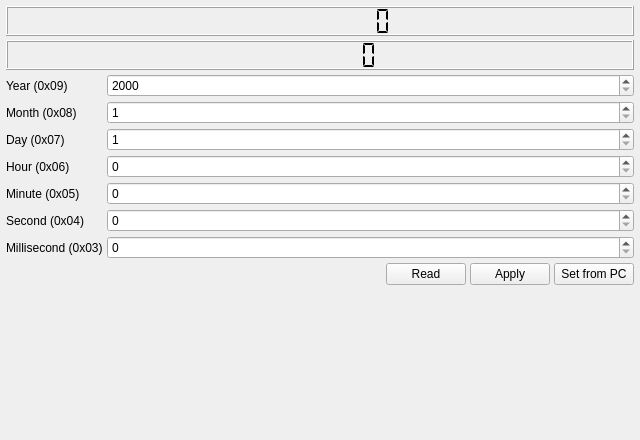
<?xml version="1.0" encoding="UTF-8"?>
<ui version="4.0">
 <class>RtcPage</class>
 <widget class="QWidget" name="RtcPage">
  <property name="geometry">
   <rect>
    <x>0</x>
    <y>0</y>
    <width>640</width>
    <height>440</height>
   </rect>
  </property>
  <layout class="QVBoxLayout" name="layoutMain">
   <property name="spacing">
    <number>4</number>
   </property>
   <property name="leftMargin">
    <number>6</number>
   </property>
   <property name="topMargin">
    <number>6</number>
   </property>
   <property name="rightMargin">
    <number>6</number>
   </property>
   <property name="bottomMargin">
    <number>6</number>
   </property>
   <item>
    <widget class="QLCDNumber" name="lcdDate">
     <property name="minimumSize">
      <size>
       <width>0</width>
       <height>30</height>
      </size>
     </property>
     <property name="maximumSize">
      <size>
       <width>16777215</width>
       <height>30</height>
      </size>
     </property>
     <property name="digitCount">
      <number>10</number>
     </property>
     <property name="segmentStyle">
      <enum>QLCDNumber::Flat</enum>
     </property>
    </widget>
   </item>
   <item>
    <widget class="QLCDNumber" name="lcdClock">
     <property name="minimumSize">
      <size>
       <width>0</width>
       <height>30</height>
      </size>
     </property>
     <property name="maximumSize">
      <size>
       <width>16777215</width>
       <height>30</height>
      </size>
     </property>
     <property name="digitCount">
      <number>8</number>
     </property>
     <property name="segmentStyle">
      <enum>QLCDNumber::Flat</enum>
     </property>
    </widget>
   </item>
   <item>
    <layout class="QFormLayout" name="formDate">
     <property name="verticalSpacing">
      <number>4</number>
     </property>
     <item row="0" column="0">
      <widget class="QLabel" name="lblRtcYear">
       <property name="text">
        <string>Year (0x09)</string>
       </property>
      </widget>
     </item>
     <item row="0" column="1">
      <widget class="QSpinBox" name="spinRtcYear">
       <property name="minimum">
        <number>2000</number>
       </property>
       <property name="maximum">
        <number>2255</number>
       </property>
      </widget>
     </item>
     <item row="1" column="0">
      <widget class="QLabel" name="lblRtcMon">
       <property name="text">
        <string>Month (0x08)</string>
       </property>
      </widget>
     </item>
     <item row="1" column="1">
      <widget class="QSpinBox" name="spinRtcMon">
       <property name="minimum">
        <number>1</number>
       </property>
       <property name="maximum">
        <number>12</number>
       </property>
      </widget>
     </item>
     <item row="2" column="0">
      <widget class="QLabel" name="lblRtcDay">
       <property name="text">
        <string>Day (0x07)</string>
       </property>
      </widget>
     </item>
     <item row="2" column="1">
      <widget class="QSpinBox" name="spinRtcDay">
       <property name="minimum">
        <number>1</number>
       </property>
       <property name="maximum">
        <number>31</number>
       </property>
      </widget>
     </item>
     <item row="3" column="0">
      <widget class="QLabel" name="lblRtcHour">
       <property name="text">
        <string>Hour (0x06)</string>
       </property>
      </widget>
     </item>
     <item row="3" column="1">
      <widget class="QSpinBox" name="spinRtcHour">
       <property name="maximum">
        <number>23</number>
       </property>
      </widget>
     </item>
     <item row="4" column="0">
      <widget class="QLabel" name="lblRtcMin">
       <property name="text">
        <string>Minute (0x05)</string>
       </property>
      </widget>
     </item>
     <item row="4" column="1">
      <widget class="QSpinBox" name="spinRtcMin">
       <property name="maximum">
        <number>59</number>
       </property>
      </widget>
     </item>
     <item row="5" column="0">
      <widget class="QLabel" name="lblRtcSec">
       <property name="text">
        <string>Second (0x04)</string>
       </property>
      </widget>
     </item>
     <item row="5" column="1">
      <widget class="QSpinBox" name="spinRtcSec">
       <property name="maximum">
        <number>59</number>
       </property>
      </widget>
     </item>
     <item row="6" column="0">
      <widget class="QLabel" name="lblRtcMs">
       <property name="text">
        <string>Millisecond (0x03)</string>
       </property>
      </widget>
     </item>
     <item row="6" column="1">
      <widget class="QSpinBox" name="spinRtcMs">
       <property name="maximum">
        <number>999</number>
       </property>
      </widget>
     </item>
     <item row="7" column="1">
      <layout class="QHBoxLayout" name="hlRtcBtns">
       <item>
        <spacer name="spacerRtc">
         <property name="orientation">
          <enum>Qt::Horizontal</enum>
         </property>
         <property name="sizeHint" stdset="0">
          <size>
           <width>40</width>
           <height>20</height>
          </size>
         </property>
        </spacer>
       </item>
       <item>
        <widget class="QPushButton" name="btnRtcRead">
         <property name="maximumSize">
          <size>
           <width>84</width>
           <height>16777215</height>
          </size>
         </property>
         <property name="text">
          <string>Read</string>
         </property>
        </widget>
       </item>
       <item>
        <widget class="QPushButton" name="btnRtcWrite">
         <property name="maximumSize">
          <size>
           <width>84</width>
           <height>16777215</height>
          </size>
         </property>
         <property name="text">
          <string>Apply</string>
         </property>
        </widget>
       </item>
       <item>
        <widget class="QPushButton" name="btnRtcSetPc">
         <property name="maximumSize">
          <size>
           <width>84</width>
           <height>16777215</height>
          </size>
         </property>
         <property name="text">
          <string>Set from PC</string>
         </property>
        </widget>
       </item>
      </layout>
     </item>
     <item row="8" column="1">
      <spacer name="verticalSpacer">
       <property name="orientation">
        <enum>Qt::Vertical</enum>
       </property>
       <property name="sizeHint" stdset="0">
        <size>
         <width>20</width>
         <height>1000000</height>
        </size>
       </property>
      </spacer>
     </item>
    </layout>
   </item>
  </layout>
 </widget>
 <resources/>
 <connections/>
</ui>
